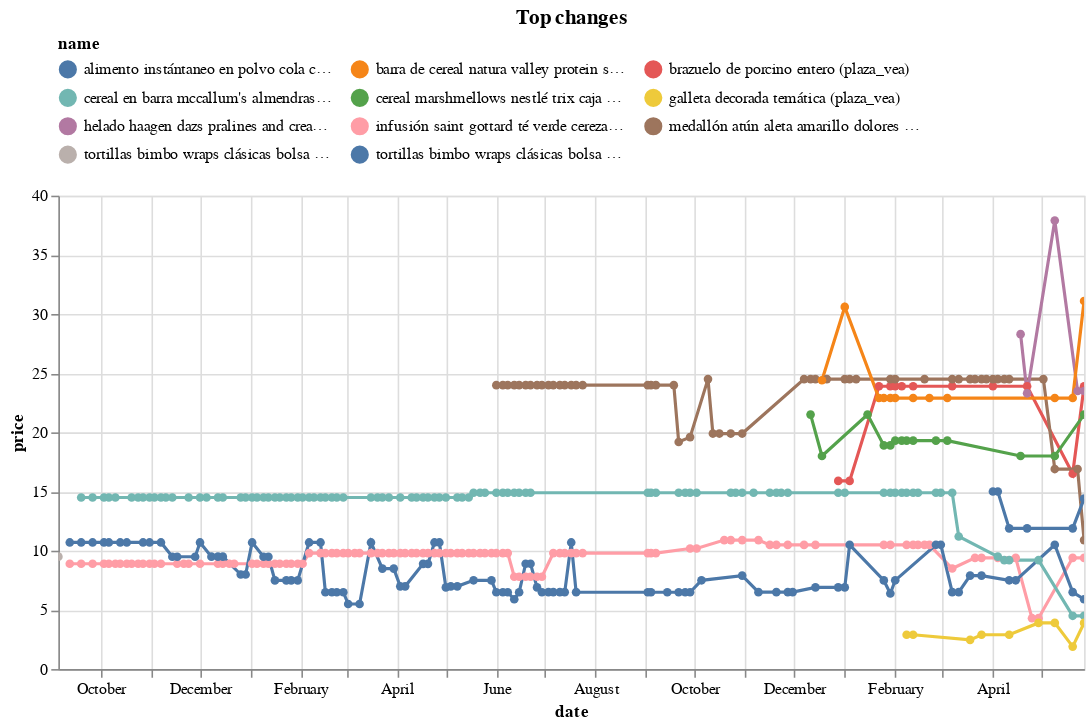

Here is the notebook cell this chart was saved with:
### Code cell
top_changes.head(10).pipe(plot_changes, 'Top changes')

### Figure 1 — Vega-Lite specification as saved in the notebook (floating-point values rounded to 4 significant figures; data arrays with more than 128 entries replaced by an {"elided": "..."} marker saying what was removed)
{"config": {"view": {"continuousWidth": 300, "continuousHeight": 300}, "legend": {"columns": 3, "orient": "top"}}, "data": {"name": "data-02a30c820b9158bd16f70fb46dd1fd8e"}, "mark": {"type": "line", "point": true}, "encoding": {"color": {"field": "name", "scale": {"domain": ["alimento instántaneo en polvo cola cao bolsa 450g (plaza_vea)", "barra de cereal natura valley protein sabor a maní, almendra y chocolate caja 201g (plaza_vea)", "brazuelo de porcino entero (plaza_vea)", "cereal en barra mccallum's almendras caja 6un (plaza_vea)", "cereal marshmellows nestlé trix caja 300g (plaza_vea)", "galleta decorada temática (plaza_vea)", "helado haagen dazs pralines and cream pote 473ml (plaza_vea)", "infusión saint gottard té verde cereza frambuesa caja 20un (plaza_vea)", "medallón atún aleta amarillo dolores bolsa 200g (plaza_vea)", "tortillas bimbo wraps clásicas bolsa 310g (plaza_vea)", "tortillas bimbo wraps clásicas bolsa 6un (plaza_vea)"]}, "type": "nominal"}, "tooltip": [{"field": "name", "type": "nominal"}, {"field": "price", "type": "quantitative"}, {"field": "last_price", "type": "quantitative"}], "x": {"field": "date", "type": "temporal"}, "y": {"field": "price", "type": "quantitative"}}, "params": [{"name": "param_1", "select": {"type": "point", "fields": ["name"]}, "bind": "legend"}, {"name": "param_2", "select": {"type": "interval", "encodings": ["x", "y"]}, "bind": "scales"}], "title": "Top changes", "transform": [{"filter": {"param": "param_1"}}], "width": 650, "$schema": "https://vega.github.io/schema/vega-lite/v5.17.0.json", "datasets": {"data-02a30c820b9158bd16f70fb46dd1fd8e": {"elided": "407 records"}}}
